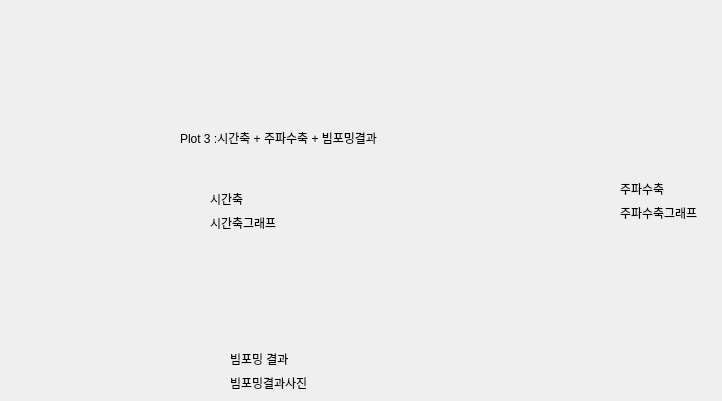
                     <widget class="QWidget" name="plot3_page">
                      <widget class="QLabel" name="label_18">
                       <property name="geometry">
                        <rect>
                         <x>180</x>
                         <y>130</y>
                         <width>261</width>
                         <height>16</height>
                        </rect>
                       </property>
                       <property name="text">
                        <string>Plot 3 :시간축 + 주파수축 + 빔포밍결과</string>
                       </property>
                      </widget>
                      <widget class="QWidget" name="layoutWidget_4">
                       <property name="geometry">
                        <rect>
                         <x>210</x>
                         <y>190</y>
                         <width>80</width>
                         <height>42</height>
                        </rect>
                       </property>
                       <layout class="QVBoxLayout" name="verticalLayout_34">
                        <item>
                         <widget class="QLabel" name="label_19">
                          <property name="text">
                           <string>시간축</string>
                          </property>
                         </widget>
                        </item>
                        <item>
                         <widget class="QLabel" name="label_20">
                          <property name="text">
                           <string>시간축그래프</string>
                          </property>
                         </widget>
                        </item>
                       </layout>
                      </widget>
                      <widget class="QWidget" name="layoutWidget_5">
                       <property name="geometry">
                        <rect>
                         <x>230</x>
                         <y>350</y>
                         <width>93</width>
                         <height>42</height>
                        </rect>
                       </property>
                       <layout class="QVBoxLayout" name="verticalLayout_35">
                        <item>
                         <widget class="QLabel" name="label_21">
                          <property name="text">
                           <string>빔포밍 결과</string>
                          </property>
                         </widget>
                        </item>
                        <item>
                         <widget class="QLabel" name="label_22">
                          <property name="text">
                           <string>빔포밍결과사진</string>
                          </property>
                         </widget>
                        </item>
                       </layout>
                      </widget>
                      <widget class="QWidget" name="layoutWidget_6">
                       <property name="geometry">
                        <rect>
                         <x>620</x>
                         <y>180</y>
                         <width>93</width>
                         <height>42</height>
                        </rect>
                       </property>
                       <layout class="QVBoxLayout" name="verticalLayout_36">
                        <item>
                         <widget class="QLabel" name="label_23">
                          <property name="text">
                           <string>주파수축</string>
                          </property>
                         </widget>
                        </item>
                        <item>
                         <widget class="QLabel" name="label_24">
                          <property name="text">
                           <string>주파수축그래프</string>
                          </property>
                         </widget>
                        </item>
                       </layout>
                      </widget>
                     </widget>
